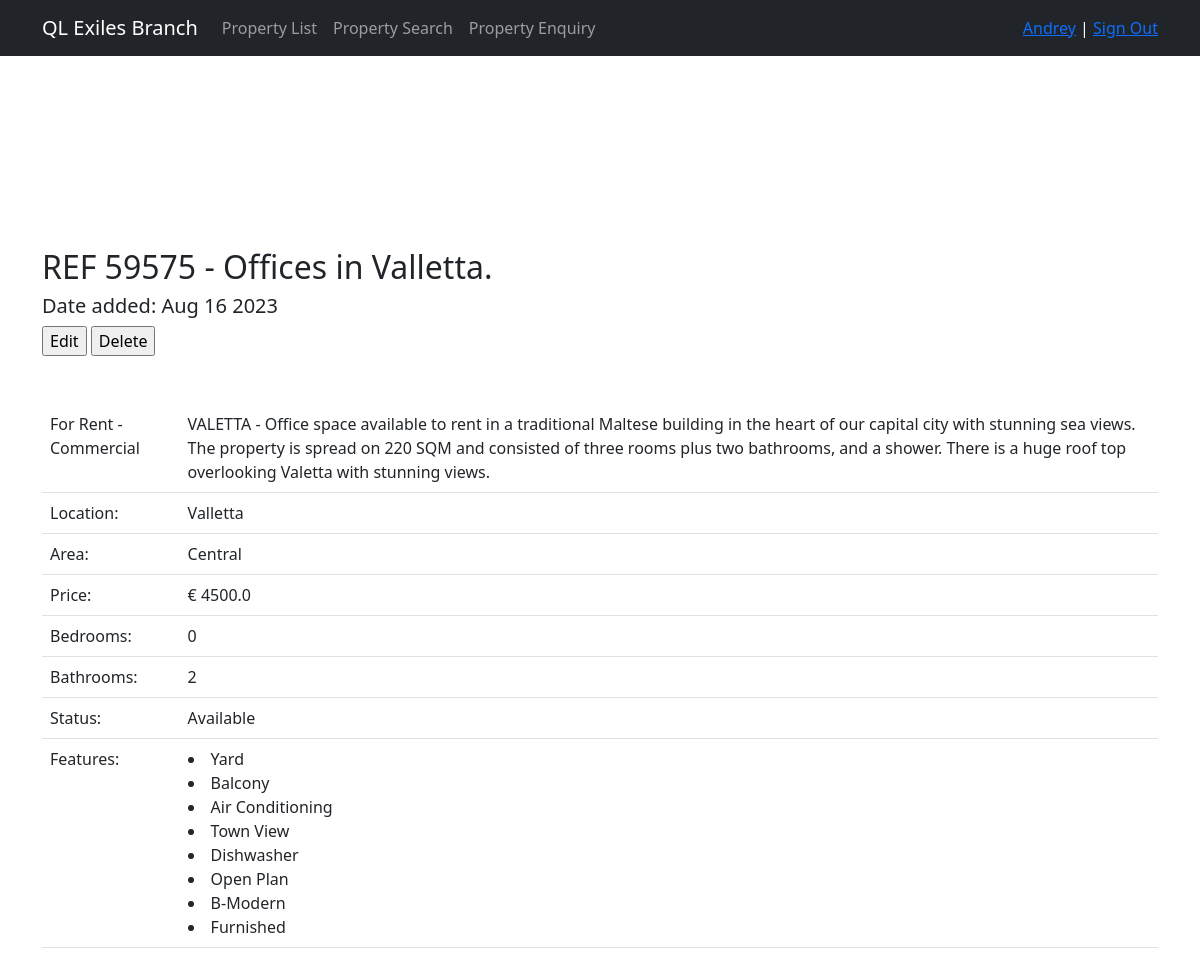
The app's page /property/164267/ (signed in) with its own data.
### users/models.py (models this page shows, shortened)
class CustomUser(AbstractUser):
    phone_1 = models.CharField(max_length=15)
    phone_2 = models.CharField(max_length=15, null=True)
    phone_3 = models.CharField(max_length=15, null=True)
    subscriptions = models.ManyToManyField('Subscriptions', through='CustomUser_Subscriptions')

### properties/models.py (models this page shows, shortened)
class ResProperties(models.Model):
    ref = models.IntegerField(unique=True)
    prop_division = models.CharField(max_length=2, choices=PROP_DIVISION, default='QL')
    prop_type = models.CharField(max_length=25)
    location = models.CharField(max_length=25)
    address = models.TextField(null=True)
    _price = models.FloatField(default=0.0, db_column="Price")
    status = models.CharField(max_length=2, choices=PROP_STATUSES, default='RE')
    status_valid = models.CharField(max_length=25, null=True)
    off_the_market = models.BooleanField(default=False)
    bedrooms = models.IntegerField(default=0)
    bathrooms = models.IntegerField(default=0)
    prop_features = models.ManyToManyField(Features, through='PropertiesFeatures')
    prop_description = models.TextField(null=True)
    date_added = models.DateField(auto_now_add=True)
    date_rented = models.DateField(null=True)
    date_expected = models.DateField(null=True)
    time_updated = models.TimeField(auto_now=True)
    owner = models.ForeignKey(Owners, on_delete=models.CASCADE)
    added_by = models.ForeignKey(Agents, on_delete=models.SET_NULL, null=True)
    lf = models.CharField(max_length=50, null=True)
    @property
    def area(self):
        return f'{AREAS_LIST[self.location]}'
    @property
    def ref_oct(self):
        return str(oct(self.ref))[2:]
    @property
    def price(self):
        return self._price
    def __str__(self):
        if self.prop_division == "QL":
            return f'REF {self.ref} - {self.bedrooms}-bedroom {self.prop_type} in {self.location}.'
        elif self.prop_division == "QC":
            return f'REF {self.ref} - {self.prop_type} in {self.location}.'
        elif self.prop_division == "ZH":
            return f'REF {self.ref} - {self.prop_type} in {self.location} for sale.'

class Features(models.Model):
    prop_feature = models.CharField(max_length=32, unique=True)

### properties/views.py (the view)
# urls.py: path('<str:ref_oct>/', ResPropertiesDetail.as_view(), name='property_details'),
class ResPropertiesDetail(LoginRequiredMixin, DetailView):
    model = ResProperties
    template_name = 'resproperty.html'
    context_object_name = 'resproperty'
    def get_context_data(self, **kwargs):
        context = super().get_context_data(**kwargs)
        property_instance = self.object
        features = property_instance.prop_features.all()
        context['features'] = features
        return context
    def get_object(self, queryset=None):
        ref_oct = self.kwargs['ref_oct']
        ref = int(ref_oct, 8)  # Преобразование в десятичное число
        return get_object_or_404(ResProperties, ref=ref)

### properties/templatetags/custom_filters.py (called while the page is built)
@register.filter(name="currency")
def currency(value, code):
    prefix = CURRENCIES_SYMBOLS[code]
    return f'{prefix} {value}'

@register.filter(name="cap_case")
def cap_case(value: str):
    return value.capitalize()

### templates/resproperty.html (shortened to what this page needs)
{% extends 'flatpages/default.html' %}
{% load custom_filters %}
{% load custom_tags %}
{% block content %}
<br>
<br>
<br>
<br>
<br>
<br>
<br>
<br>
    <h2 align="left">{{ resproperty }}</h2>
    <h5 align="left"> Date added: {{ resproperty.date_added|date:'M d Y'  }}</h5>
    <form action="" align = "left">
        <input type="button" value="Edit" onclick="window.location.href='/property/{{resproperty.ref_oct}}/update/';"/>
        <input type="button" value="Delete" onclick="window.location.href='/property/{{resproperty.ref_oct}}/delete/';"/>
    </form>
<br>
<br>
        <table style="width:100%" class="table">
            <tr>
                <td align="left">{% if resproperty.prop_division == 'QL' %}  For Rent - Residential   {% elif resproperty.prop_division == 'QC' %} For Rent - Commercial {% else %} For Sale {% endif %}</td>
                <td align="left">{{ resproperty.prop_description }}</td>
            </tr>
            <tr>
                <td align="left">Location:</td>
                <td align="left">{{ resproperty.location }}</td>
            </tr>
            <tr>
                <td align="left"> Area: </td>
                <td align="left">{{ resproperty.area }}</td>
            </tr>
            <tr>
                <td align="left"> Price: </td>
                <td align="left">{{ resproperty.price|currency:"eur" }}</td>
            </tr>
            <tr>
                <td align="left">Bedrooms:</td>
                <td align="left">{{ resproperty.bedrooms }}</td>
            </tr>
            <tr>
                <td align="left">Bathrooms:</td>
                <td align="left">{{ resproperty.bathrooms }}</td>
            </tr>
            <tr>
                <td align="left">Status:</td>
                <td align="left">{% if resproperty.status == 'AV' %}  Available   {% else %} Contact the Agent {% endif %}</td>
            </tr>
            <tr>
                <td align="left">Features:</td>
                <td align="left">{% for feature in features %} <li> {{ feature.prop_feature }}  {% endfor %}</td>
            </tr>
        </table>
{% endblock content %}

### templates/flatpages/default.html (shortened to what this page needs)
<!DOCTYPE html>
{% load custom_filters %}
{% load custom_tags %}
<html lang="en">
    <head>
        {% load static %}
        <link href="{% static 'css/styles.css' %}" rel="stylesheet" />
    </head>
    <body>
        <nav class="navbar navbar-expand-lg navbar-dark bg-dark static-top">
           <div class="container">
               <a class="navbar-brand" href="/">QL Exiles Branch</a>
               <div class="collapse navbar-collapse" id="navbarResponsive">
                   <ul class="navbar-nav ml-auto">
                       <li class="nav-item">
                           <a class="nav-link" href="/property/">Property List</a>
                       </li>
                       <li class="nav-item">
                           <a class="nav-link" href="/property/search/">Property Search</a>
                       </li>
                       <li class="nav-item">
                           <a class="nav-link" href="/contactus/property_enquiry/">Property Enquiry</a>
                       </li>
                   </ul>
               </div>
                <div class="nav-item" style="color:white">
                    {% if user.is_authenticated %}
                    <a href="{% url 'users:account_details' %}"> {{ request.user.username|cap_case }}<a>   |
                    <a href="{% url 'account_logout' %}">Sign Out</a><br>
                    {% else %}
                    <a href="{% url 'account_login' %}">Sign In</a>   |
                    <a href="{% url 'account_signup' %}">Sign Up</a>
                    {% endif %}
                </div>
           </div>
        </nav>
        <div class="container">
           <div class="row">
               <div class="col-lg-12 text-center">
                   {% block base_content %}
                   {% block content %}{% endblock content %}
                   {% endblock base_content %}
               </div>
           </div>
        </div>
    </body>
</html>

### records on screen
CustomUser: user.username|cap_case "Andrey"
ResProperties: prop_division+ref+prop_type "REF 59575 - Offices in Valletta.", date_added "Aug 16 2023", prop_description "VALETTA - Office space available to rent in a traditional Maltese building in the heart of our capital city with stunning sea views. The property is spread on 220 SQM and consisted of three rooms plus two bathrooms, and a shower. There is a huge roof top overlooking Valetta with stunning views.", location "Valletta", area "Central", price "€ 4500.0", bedrooms "0", bathrooms "2"
Features: prop_feature "Yard"
Features: prop_feature "Balcony"
Features: prop_feature "Air Conditioning"
Features: prop_feature "Town View"
Features: prop_feature "Dishwasher"
Features: prop_feature "Open Plan"
Features: prop_feature "B-Modern"
Features: prop_feature "Furnished"
